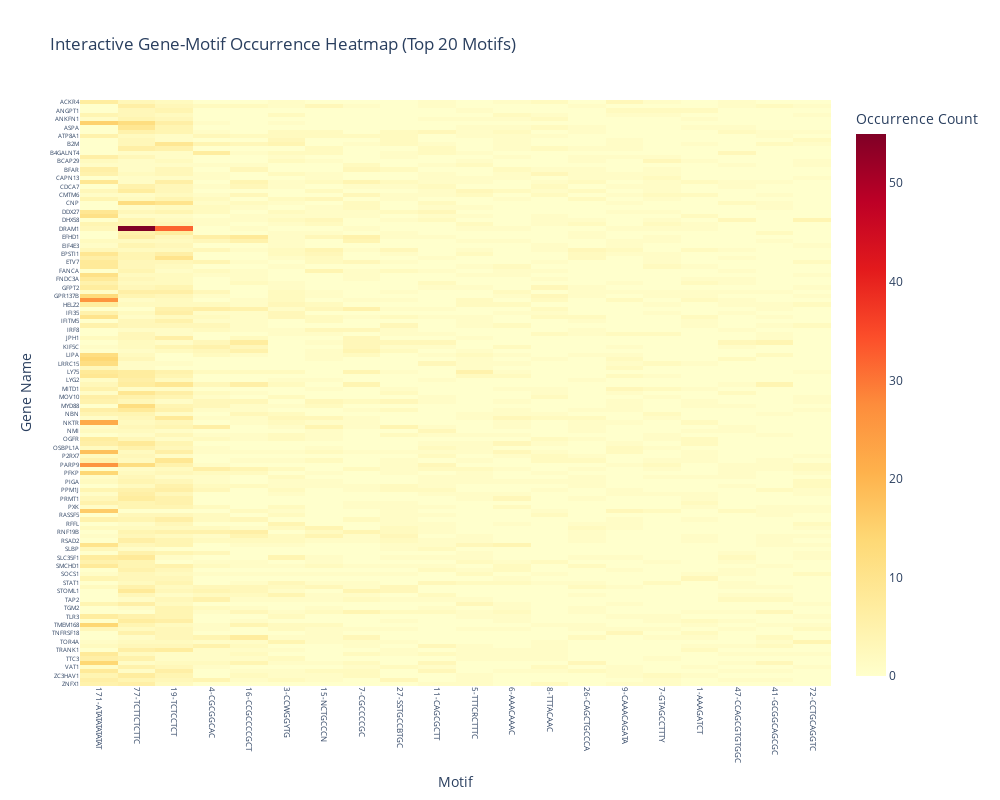

Notebook source saved alongside this figure:
### Markdown cell above
### Alternative: Interactive Plotly Heatmap

For a more interactive experience with zoom and hover information:

### Code cell
import plotly.express as px

# Create interactive heatmap with top motifs
fig = px.imshow(heatmap_data,
                labels=dict(x="Motif", y="Gene Name", color="Occurrence Count"),
                x=heatmap_data.columns,
                y=heatmap_data.index,
                color_continuous_scale='YlOrRd',
                aspect='auto',
                title=f'Interactive Gene-Motif Occurrence Heatmap (Top {TOP_N_MOTIFS} Motifs)')

fig.update_xaxes(side="bottom", tickangle=90)
fig.update_layout(
    width=min(1600, max(1000, TOP_N_MOTIFS * 20)),  # Adjust width based on motif count
    height=800,
    xaxis={'tickfont': {'size': 8}},
    yaxis={'tickfont': {'size': 6}}  # Reduced from 8 to 6 for gene names
)

fig.show()

# Export to HTML for standalone viewing
output_heatmap = f'motif_gene_heatmap_top{TOP_N_MOTIFS}.html'
fig.write_html(output_heatmap)
print(f"\n✓ Interactive heatmap saved to: {output_heatmap}")
print(f"   (Showing top {TOP_N_MOTIFS} most frequent motifs out of {heatmap_data_full.shape[1]} total)")

### Figure 1 — Plotly figure (JSON) as saved in the notebook; plotly's stock layout.template omitted (floating-point values rounded to 4 significant figures; data arrays with more than 128 entries replaced by an {"elided": "..."} marker saying what was removed)
{"data": [{"coloraxis": "coloraxis", "hovertemplate": "Motif: %{x}<br>Gene Name: %{y}<br>Occurrence Count: %{z}<extra></extra>", "name": "0", "type": "heatmap", "x": ["171-ATATATATATAT", "77-TCTTCTCTTC", "19-TCTCCTCT", "4-CGCGGCAC", "16-CCGCCCCGCT", "3-CCWGGYTG", "15-NCTGCCCN", "7-CGCCCCGC", "27-SSTGCCBTGC", "11-CAGCGCTT", "5-TTTCRCTTTC", "6-AAACAAAC", "8-TTTACAAC", "26-CAGCTGCCCA", "9-CAAACAGATA", "7-GTAGCCTTTY", "1-AAAGATCT", "47-CCAGCGTGTGGC", "41-GCGGCAGCGC", "72-CCTGCAGGTC"], "xaxis": "x", "y": {"elided": "139 str values"}, "yaxis": "y", "z": {"elided": "139x20 int values"}}], "layout": {"coloraxis": {"colorbar": {"title": {"text": "Occurrence Count"}}, "colorscale": [[0, "rgb(255,255,204)"], [0.125, "rgb(255,237,160)"], [0.25, "rgb(254,217,118)"], [0.375, "rgb(254,178,76)"], [0.5, "rgb(253,141,60)"], [0.625, "rgb(252,78,42)"], [0.75, "rgb(227,26,28)"], [0.875, "rgb(189,0,38)"], [1, "rgb(128,0,38)"]]}, "height": 800, "title": {"text": "Interactive Gene-Motif Occurrence Heatmap (Top 20 Motifs)"}, "width": 1000, "xaxis": {"anchor": "y", "domain": [0, 1], "side": "bottom", "tickangle": 90, "tickfont": {"size": 8}, "title": {"text": "Motif"}}, "yaxis": {"anchor": "x", "autorange": "reversed", "domain": [0, 1], "tickfont": {"size": 6}, "title": {"text": "Gene Name"}}}}
